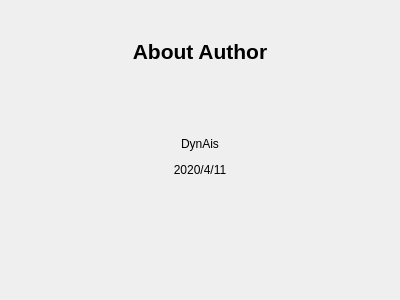
<?xml version="1.0" encoding="UTF-8"?>
<ui version="4.0">
 <class>AboutDialog</class>
 <widget class="QDialog" name="AboutDialog">
  <property name="geometry">
   <rect>
    <x>0</x>
    <y>0</y>
    <width>400</width>
    <height>300</height>
   </rect>
  </property>
  <property name="windowTitle">
   <string>Dialog</string>
  </property>
  <layout class="QGridLayout" name="gridLayout">
   <item row="2" column="0">
    <widget class="QLabel" name="label_2">
     <property name="sizePolicy">
      <sizepolicy hsizetype="Preferred" vsizetype="Minimum">
       <horstretch>0</horstretch>
       <verstretch>0</verstretch>
      </sizepolicy>
     </property>
     <property name="text">
      <string>&lt;html&gt;&lt;head/&gt;&lt;body&gt;&lt;p&gt;DynAis&lt;/p&gt;&lt;p&gt;2020/4/11&lt;/p&gt;&lt;/body&gt;&lt;/html&gt;</string>
     </property>
     <property name="textFormat">
      <enum>Qt::RichText</enum>
     </property>
     <property name="alignment">
      <set>Qt::AlignHCenter|Qt::AlignTop</set>
     </property>
    </widget>
   </item>
   <item row="0" column="0">
    <widget class="QLabel" name="label">
     <property name="sizePolicy">
      <sizepolicy hsizetype="Preferred" vsizetype="Maximum">
       <horstretch>0</horstretch>
       <verstretch>0</verstretch>
      </sizepolicy>
     </property>
     <property name="minimumSize">
      <size>
       <width>0</width>
       <height>80</height>
      </size>
     </property>
     <property name="font">
      <font>
       <family>Microsoft YaHei UI</family>
       <pointsize>16</pointsize>
       <weight>75</weight>
       <bold>true</bold>
      </font>
     </property>
     <property name="text">
      <string>About Author</string>
     </property>
     <property name="alignment">
      <set>Qt::AlignCenter</set>
     </property>
    </widget>
   </item>
   <item row="1" column="0">
    <spacer name="verticalSpacer">
     <property name="orientation">
      <enum>Qt::Vertical</enum>
     </property>
     <property name="sizeType">
      <enum>QSizePolicy::Maximum</enum>
     </property>
     <property name="sizeHint" stdset="0">
      <size>
       <width>20</width>
       <height>40</height>
      </size>
     </property>
    </spacer>
   </item>
  </layout>
 </widget>
 <resources/>
 <connections/>
</ui>
